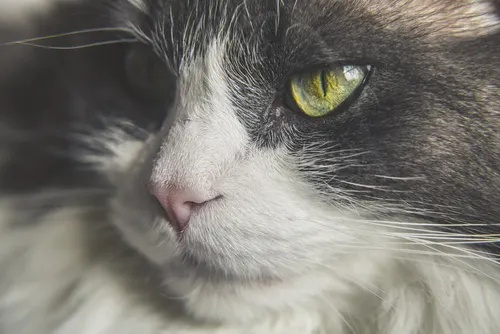
#> input picture image_converted.jpg, 500 x 334 px
$ jupyter execute 'Assignment - 7.ipynb'
#> lines starting #> are read from the running program, lines starting #| are printed output that depends on the picture
[cell 1]
import cv2
import numpy as np
import matplotlib.pyplot as plt

# Load image
img = cv2.imread('image_converted.jpg')
#> img is the input picture: shape (334, 500, 3); mean B, G, R 112.3, 119, 121.2
gray = cv2.cvtColor(img, cv2.COLOR_BGR2GRAY)

# ORB detector
orb = cv2.ORB_create(nfeatures=500)

# Detect keypoints and descriptors
kp, des = orb.detectAndCompute(gray, None)
#> kp = 499 keypoints; strongest (x, y, size): (344, 67, 31), (344, 71, 31), (344, 68, 44.6), (368, 68, 31)

# Draw keypoints (with orientation and scale)
img_with_kp = cv2.drawKeypoints(
    img, kp, None,
    color=(0, 255, 0),
    flags=cv2.DRAW_MATCHES_FLAGS_DRAW_RICH_KEYPOINTS
)
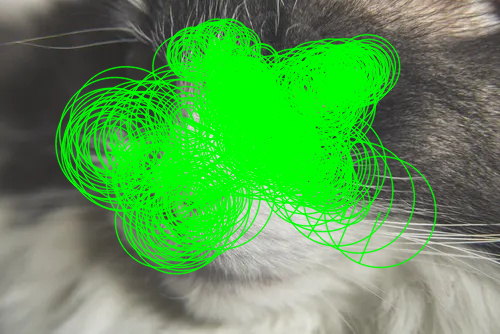
#> img_with_kp: shape (334, 500, 3); mean B, G, R 80.5, 155.4, 87.5

# Convert for matplotlib
img_rgb = cv2.cvtColor(img_with_kp, cv2.COLOR_BGR2RGB)

# Plot
plt.figure(figsize=(8, 4))
plt.imshow(img_rgb)
plt.title("ORB Keypoints and Descriptors")
plt.axis('off')
plt.show()

[cell 2]
import cv2
import numpy as np
import matplotlib.pyplot as plt

# Load images
img1 = cv2.imread('image_converted.jpg')
img2 = cv2.imread('grayscale_image.jpg')
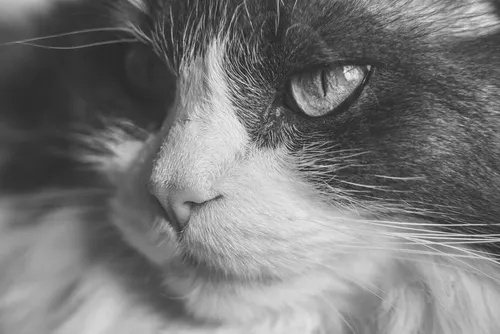
#> input picture grayscale_image.jpg, 500 x 334 px
#> img2 is the input picture: shape (334, 500, 3); min 23, max 244, mean 118.9

# Convert to grayscale
gray1 = cv2.cvtColor(img1, cv2.COLOR_BGR2GRAY)
gray2 = cv2.cvtColor(img2, cv2.COLOR_BGR2GRAY)

# ORB detector
orb = cv2.ORB_create(nfeatures=500)

# Detect keypoints and descriptors
kp1, des1 = orb.detectAndCompute(gray1, None)
#> kp1 has the same summary as kp
kp2, des2 = orb.detectAndCompute(gray2, None)
#> kp2 = 500 keypoints; strongest (x, y, size): (344, 67, 31), (344, 71, 31), (344, 68, 44.6), (368, 68, 31)

# Brute Force Matcher with Hamming distance
bf = cv2.BFMatcher(cv2.NORM_HAMMING, crossCheck=True)

# Match descriptors
matches = bf.match(des1, des2)
#> matches = 488 matches

# Sort matches by distance
matches = sorted(matches, key=lambda x: x.distance)

# Draw top N matches
matched_img = cv2.drawMatches(img1, kp1, img2, kp2, matches[:30], None, flags=2)
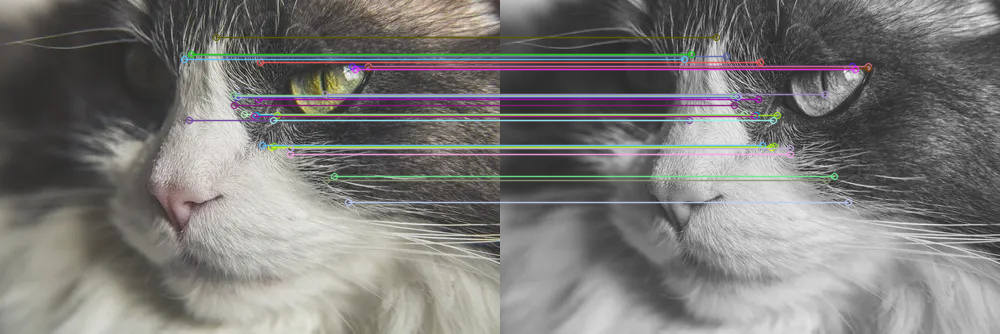
#> matched_img: shape (334, 1000, 3); mean B, G, R 118.9, 121.5, 122.9

# Convert to RGB for matplotlib
matched_img_rgb = cv2.cvtColor(matched_img, cv2.COLOR_BGR2RGB)

# Plot
plt.figure(figsize=(20, 10))
plt.imshow(matched_img_rgb)
plt.title("ORB Feature Matching")
plt.axis('off')
plt.show()
